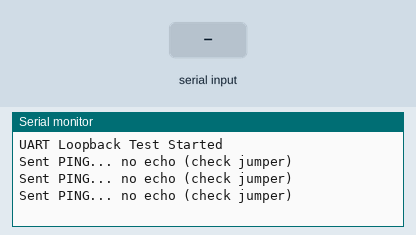
Recording of a program running on a simulated ESP32. Shown: the last lines printed to the serial monitor. Inputs (shaded band) come from the test bench.

Above: at 2.8 s.
2.9 s: "1" received over the second serial link
At 4.6 s:
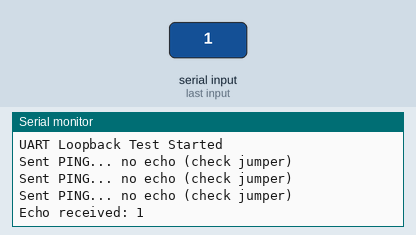
5.5 s: "0" received over the second serial link
7.0 s: "2" received over the second serial link
At 8.8 s:
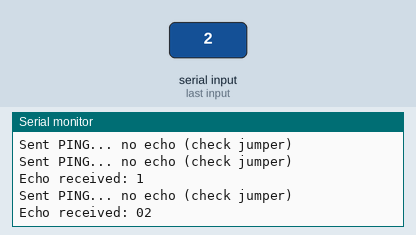

Measured:
- after the input at 2.9 s, the serial monitor: prints a new line after 1.1 s (image 1)
- after the input at 7.0 s, the serial monitor: prints a new line after 1.0 s (image 2)

The program:

main.cpp
```cpp
#include <Arduino.h>

void setup() {
  Serial.begin(115200);
  // We are using D18 and D19 for UART2
  Serial2.begin(9600, SERIAL_8N1, 18, 19);
  Serial.println("UART Loopback Test Started");
}

void loop() {
  Serial2.print("PING"); // Send out D19

  if (Serial2.available()) {
    String received = Serial2.readString();
    Serial.print("Echo received: ");
    Serial.println(received);
  } else {
    Serial.println("Sent PING... no echo (check jumper)");
  }

  delay(1000);
}
```
